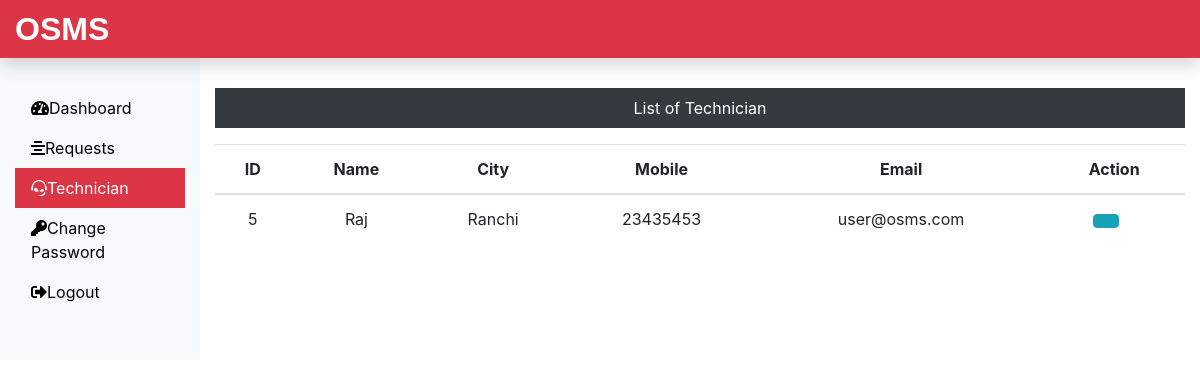
The page /Technician/technician.php (signed in) on the database its author committed.
### tables this page shows
CREATE TABLE `assignwork_tb` (
  `rno` int(11) NOT NULL,
  `request_id` int(11) NOT NULL,
  `request_info` text NOT NULL,
  `request_desc` text NOT NULL,
  `requester_name` varchar(60) NOT NULL,
  `requester_add1` text NOT NULL,
  `requester_add2` text NOT NULL,
  `requester_city` varchar(60) NOT NULL,
  `requester_state` varchar(60) NOT NULL,
  `requester_zip` int(11) NOT NULL,
  `requester_email` varchar(60) NOT NULL,
  `requester_mobile` bigint(20) NOT NULL,
  `assign_tech` varchar(60) NOT NULL,
  `assign_date` date NOT NULL,
  `time` varchar(20) NOT NULL,
  `status` varchar(30) NOT NULL,
  `price` int(11) NOT NULL,
  `Payment` varchar(20) NOT NULL DEFAULT 'Remain'
);

### Technician/technician.php (the view, shortened to what this page needs)
<?php
include('includes/header.php');
include('../dbConnection.php');
?>
<div class="col-sm-9 col-md-10 mt-5 text-center">
 <p class="bg-dark text-white p-2">List of Technician</p>
 <?php
  $sql = "SELECT * FROM assignwork_tb where assign_tech='Sonam'";
  $result = $conn->query($sql);
  if($result->num_rows > 0){
   echo '<table class="table">';
    echo '<thead>';
     echo '<tr>';
      echo '<th scope="col">ID</th>';
      echo '<th scope="col">Name</th>';
      echo '<th scope="col">City</th>';
      echo '<th scope="col">Mobile</th>';
      echo '<th scope="col">Email</th>';
      echo '<th scope="col">Action</th>';
     echo '</tr>';
    echo '</thead>';
    echo '<tbody>';
     while($row = $result->fetch_assoc()){
      echo '<tr>';
       echo '<td>'.$row["request_id"].'</td>';
       echo '<td>'.$row["requester_name"].'</td>';
       echo '<td>'.$row["requester_city"].'</td>';
       echo '<td>'.$row["requester_mobile"].'</td>';
       echo '<td>'.$row["requester_email"].'</td>';
       echo '<td>';
	   $p =1;
        echo '<form action="editemp.php" class="d-inline" method="POST">';
         echo '<input type="hidden" name="id" value='.$p.'><button type="submit" value="submit" class="btn btn-info mr-3" name="edit" value="submit"></button>';
        echo '</form>';
       echo '</td>';
      echo '</tr>';
     }
    echo '</tbody>';
   echo '</table>';
  } else {
   echo '0 Result';
  }
 ?>
</div>
  </div>
 </body>
</html>

### rows shown on the page
assignwork_tb: request "5", requester_name "Raj", requester_city "Ranchi", requester_mobile "23435453", requester_email "user@osms.com"
